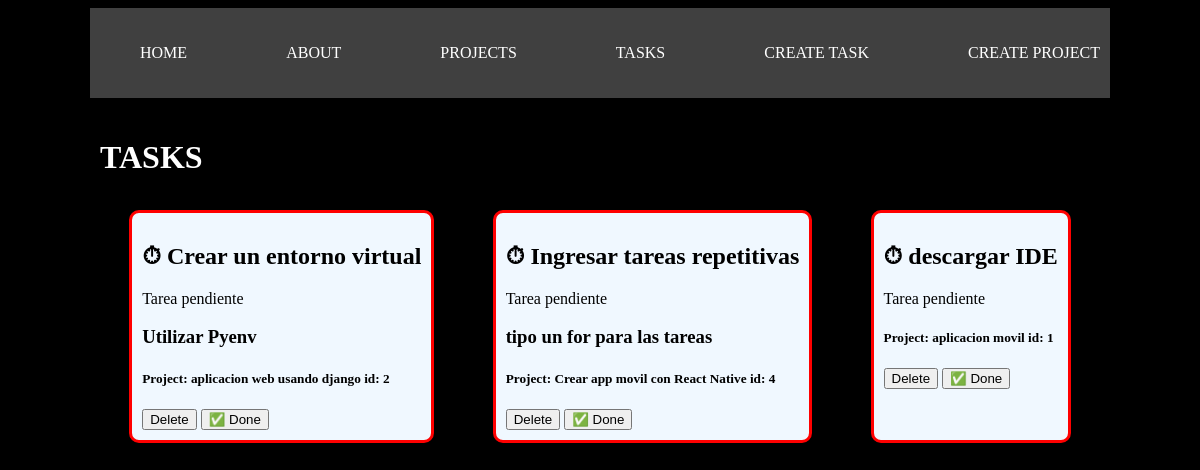
The page /tasks/ on the database as committed earlier.
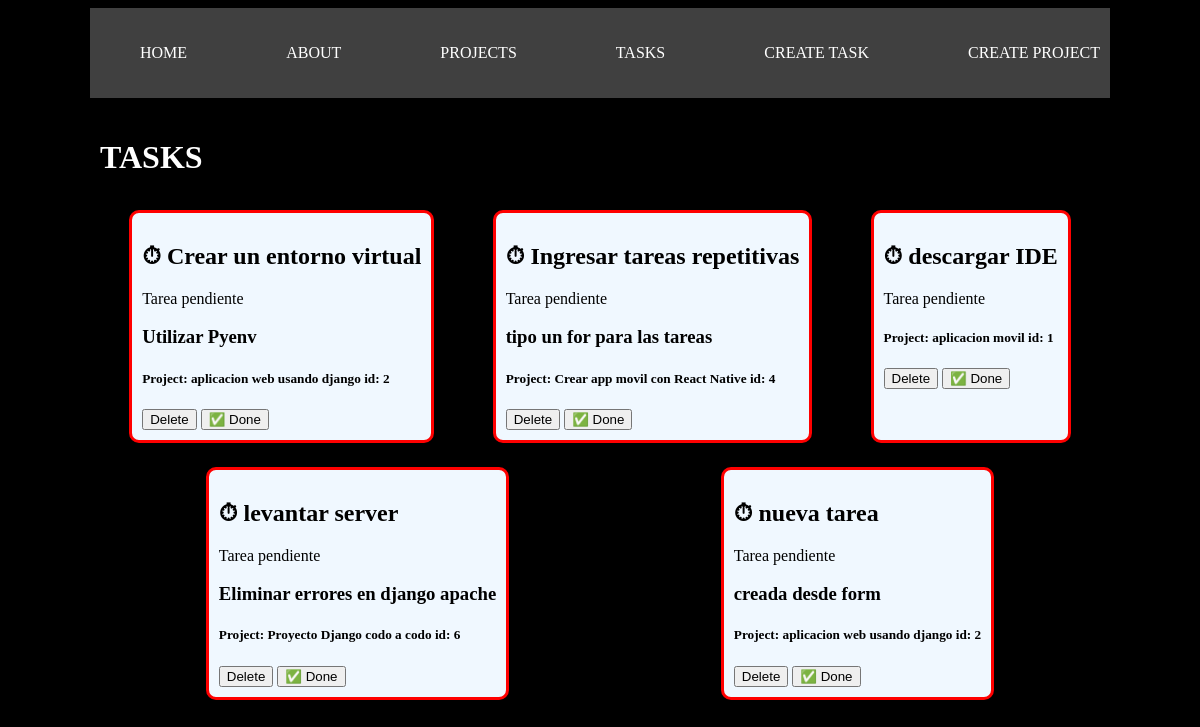
The same page on the database as committed later.
### myapp/models.py (models this page shows, shortened)
class Task(models.Model):
    title = models.CharField(max_length=200)
    description = models.TextField()
    project = models.ForeignKey(Project, on_delete=models.CASCADE)
    done = models.BooleanField(default=False)

class Project(models.Model):
    name = models.CharField(max_length=200)

### myapp/views.py (the view)
# urls.py: path('tasks/', views.tasks, name='tasks'),
def tasks(request):
    tasks = Task.objects.all()
    return render(request, 'tasks/tasks.html', {
        'tasks': tasks
    })

### myapp/templates/tasks/tasks.html
{% extends 'layout/base.html' %}
{% block content %}
<h1>TASKS</h1>
<article class="contain_items">
    {% for task in tasks %}
    <div class="card">
        <h2>{% if task.done == False %}⏱{% else %}✅{% endif %} {{ task.title }}</h2>
        {% if task.done == False %}
        <p>Tarea pendiente</p>
        {% else %}
        <p>Tarea Realizada</p>
        {% endif %}
        <h3> {{ task.description }} </h3>
        <h5>Project: {{ task.project.name }} id: {{ task.project.id }} </h5>
        <button>Delete</button>
        <button>✅ Done</button>
    </div>
    {% endfor %}
</article>
{% endblock %}

### myapp/templates/layout/base.html (shortened to what this page needs)
{% load static %}
<!DOCTYPE html>
<html lang="en">
<head>
    <link rel="stylesheet" href="{% static 'style/main.css' %}">
</head>
<body>
    <nav class='navbar container'>
        <ul>
            <li>
                <a href="{% url 'index' %}">Home</a>
            </li>
            <li>
                <a href="{% url 'about' %}">About</a>
            </li>
            <li>
                <a href="{% url  'projects' %}">Projects</a>
            </li>
            <li>
                <a href="{% url 'tasks' %}">Tasks</a>
            </li>
            <li>
                <a href="{% url 'create_task' %}">Create Task</a>
            </li>
            <li>
                <a href="{% url 'create_project' %}">Create Project</a>
            </li>
        </ul>
    </nav>
    <main class="container">
        {% block content %}
        {% endblock %}
    </main>
</body>
</html>

### myapp/static/style/main.css (style rules this page uses)
body { background-color: black; color: rgb(255, 255, 255); }
.navbar { background: #404040; padding: 5px 10px; }
.navbar ul { display: flex; justify-content: space-between; }
.navbar ul li { list-style: none; }
.navbar ul li a { color: white; text-decoration: none; text-transform: uppercase; }
.container { max-width: 1000px; margin: auto; padding: 20px 10px; }
.card { background-color: aliceblue; color: black; width: fit-content; padding: 10px; margin: 12px auto; border-radius: 10px; border: solid 3px red; }
.contain_items { display: flex; flex-direction: row-reverse; justify-items: center; flex-wrap: wrap; }

Rows that differ between the two databases and show on the page:
added Task: title "nueva tarea", done "Tarea pendiente", description "creada desde form", project.name "aplicacion web usando django", project.id "2"
added Task: title "levantar server", done "Tarea pendiente", description "Eliminar errores en django apache", project.name "Proyecto Django codo a codo", project.id "6"
